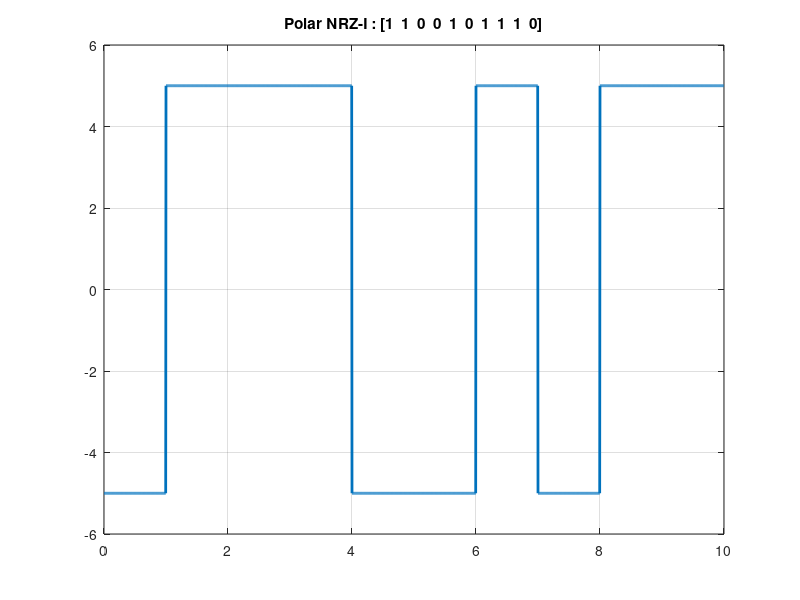

The MATLAB script that drew this image:
clc;
close all;
clear all;

bits = [1,1,0,0,1,0,1,1,1,0]; 

bitrate = 1;
voltage = 5;
temp = voltage;

T = length(bits)/bitrate; %total time for bit sequence
n = 200; %sample per bit
N = n * T; %total sample
dt = T / N; %sampling time
t = 0:dt:T-dt; %every time instance
y = zeros(1,length(t)); %output signal

%modulation
for i = 0 : length(bits) - 1
  if(bits(i+1) == 1)
    voltage = voltage * (-1);
    y(i * n + 1 : (i + 1) * n) = voltage;
  else
    y(i * n + 1 : (i + 1) * n) = voltage;
  endif
end

plot(t,y,'LineWidth',2);
axis([0 T -temp-1 temp+1]);
grid on;
title(['Polar NRZ-I : [' num2str(bits) ']']);

%demodulation
for i = 1 : length(t)
  if(rem(i,n) == 0 && y(i) == temp)
    receiving_bits(i / n) = 0;
    elseif(rem(i,n) == 0 && y(i) == -temp)
    receiving_bits(i / n) = 1;
    temp = -temp;
  endif
end
disp("Polar NRZ-I Decoding : ");
disp(receiving_bits);
